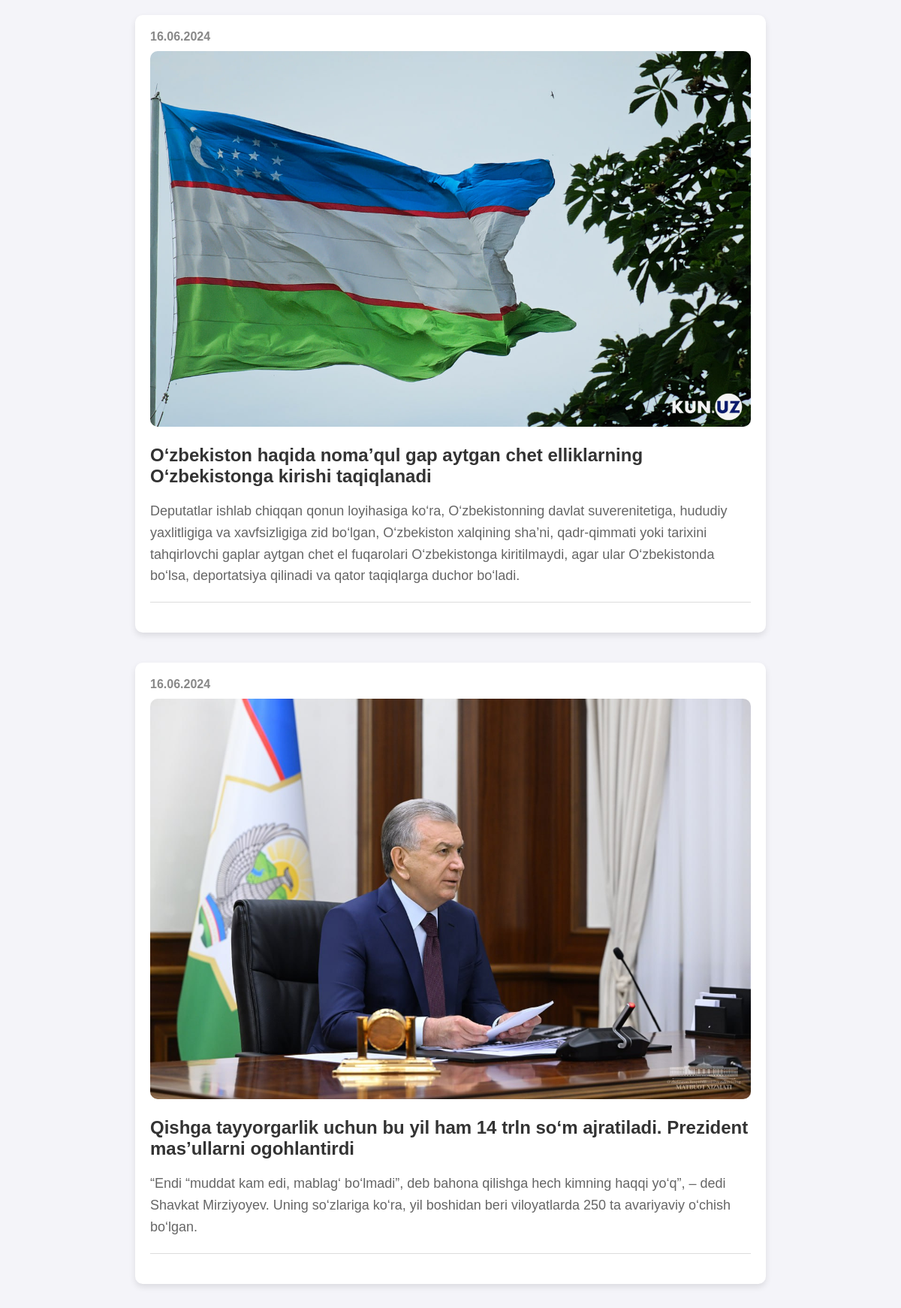
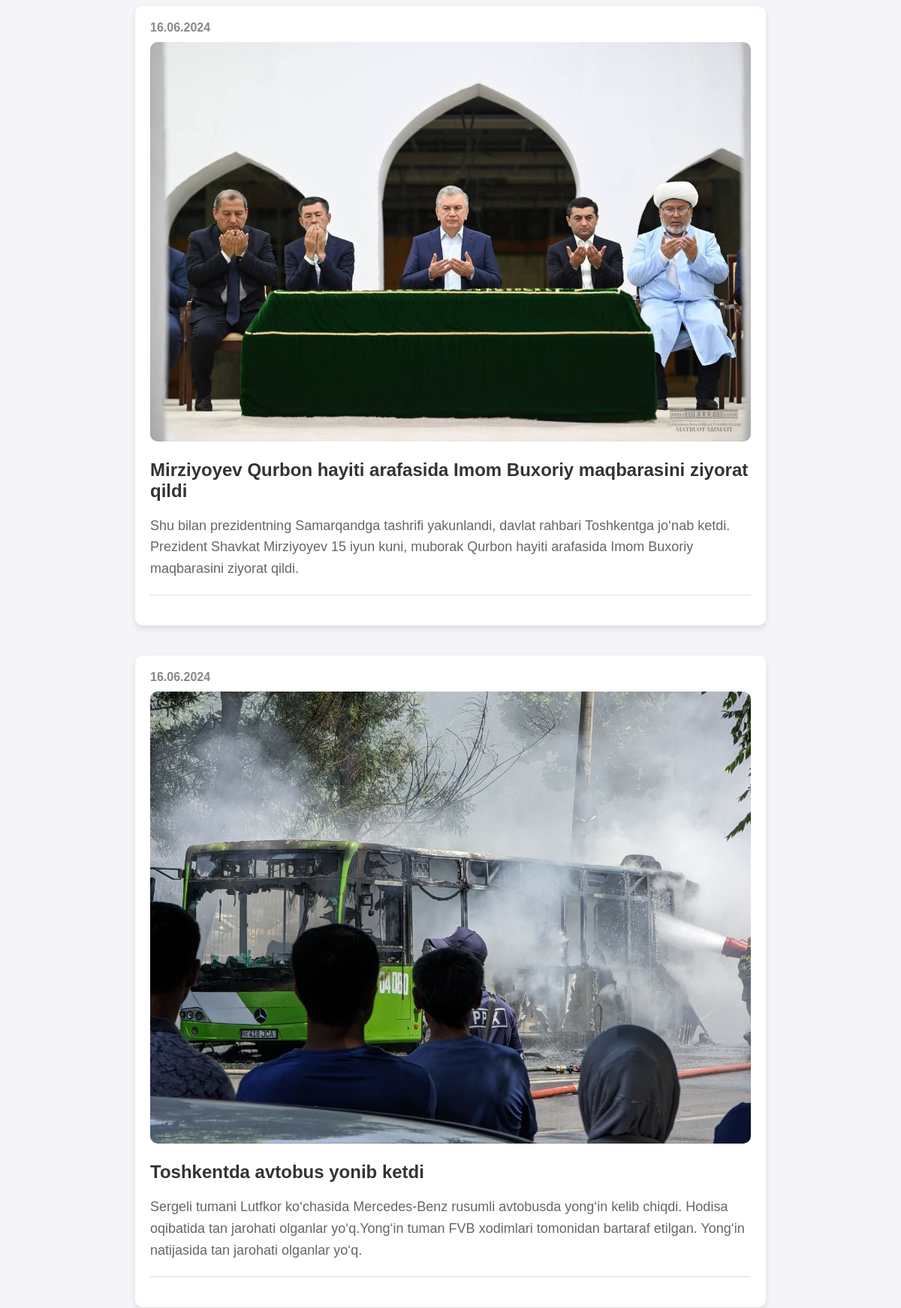
/post/1 (upper part), run on the app's committed database (2 pictures, top to bottom).
### posts/models.py (models this page shows, shortened)
class Post(models.Model):
    title = models.CharField(max_length=100)
    text = models.TextField()
    category = models.ForeignKey(Category, on_delete=models.CASCADE)
    data = models.DateField(auto_now_add=True)
    image = models.ImageField(upload_to='images/', blank=True,null=True)

### posts/views.py (the view)
# urls.py: path('post/<int:pk>', PostView.as_view(),name='post'),
class PostView(View):
    def get(self,request, pk):
        posts = Post.objects.filter(category=pk)
        return render(request,'post.html',{'posts': posts})

### templates/post.html (shortened to what this page needs)
<!DOCTYPE html>
<html lang="en">
<head>
</head>
<body>
  {% for i in posts %}
    <div class="post-container">
        <h4>{{ i.data|date:'d.m.Y' }}</h4>
        <img src="{{ i.image.url }}">
        <h1>{{ i.title }}</h1>
        <p>{{ i.text }}</p>
        <hr>
    </div>
{% endfor %}
</body>
</html>

### templates/post.html (style rules this page uses)
body { font-family: 'Arial', sans-serif; background-color: #f4f4f9; margin: 0; padding: 0; display: flex; justify-content: center; align-items: center; flex-direction: column; min-height: 100vh; }
.post-container { background-color: #fff; padding: 20px; margin: 20px; border-radius: 10px; box-shadow: 0 4px 8px rgba(0, 0, 0, 0.1); width: 90%; max-width: 800px; transition: transform 0.3s, box-shadow 0.3s; }
.post-container h4 { font-size: 16px; color: #888; margin: 0; }
.post-container img { width: 100%; height: auto; border-radius: 10px; margin: 10px 0; }
.post-container h1 { font-size: 24px; color: #333; margin: 10px 0; }
.post-container p { font-size: 18px; color: #666; line-height: 1.6; }
hr { border: none; border-top: 1px solid #ddd; margin: 20px 0; }

### data on the page
Post: data "16.06.2024", image (picture), title "O‘zbekiston haqida noma’qul gap aytgan chet elliklarning O‘zbekistonga kirishi taqiqlanadi", text "Deputatlar ishlab chiqqan qonun loyihasiga ko‘ra, O‘zbekistonning davlat suverenitetiga, hududiy yaxlitligiga va xavfsizligiga zid bo‘lgan, O‘zbekiston xalqining sha’ni, qadr-qimmati yoki tarixini tahqirlovchi gaplar aytgan chet el fuqarolari O‘zbekistonga kiritilmaydi, agar ular O‘zbekistonda bo‘lsa, deportatsiya qilinadi va qator taqiqlarga duchor bo‘ladi."
Post: data "16.06.2024", image (picture), title "Qishga tayyorgarlik uchun bu yil ham 14 trln so‘m ajratiladi. Prezident mas’ullarni ogohlantirdi", text "“Endi “muddat kam edi, mablag‘ bo‘lmadi”, deb bahona qilishga hech kimning haqqi yo‘q”, – dedi Shavkat Mirziyoyev. Uning so‘zlariga ko‘ra, yil boshidan beri viloyatlarda 250 ta avariyaviy o‘chish bo‘lgan."
Post: data "16.06.2024", image (picture), title "Mirziyoyev Qurbon hayiti arafasida Imom Buxoriy maqbarasini ziyorat qildi", text "Shu bilan prezidentning Samarqandga tashrifi yakunlandi, davlat rahbari Toshkentga jo‘nab ketdi. Prezident Shavkat Mirziyoyev 15 iyun kuni, muborak Qurbon hayiti arafasida Imom Buxoriy maqbarasini ziyorat qildi."
Post: data "16.06.2024", image (picture), title "Toshkentda avtobus yonib ketdi", text "Sergeli tumani Lutfkor ko‘chasida Mercedes-Benz rusumli avtobusda yong‘in kelib chiqdi. Hodisa oqibatida tan jarohati olganlar yo‘q.Yong‘in tuman FVB xodimlari tomonidan bartaraf etilgan. Yong‘in natijasida tan jarohati olganlar yo‘q."
